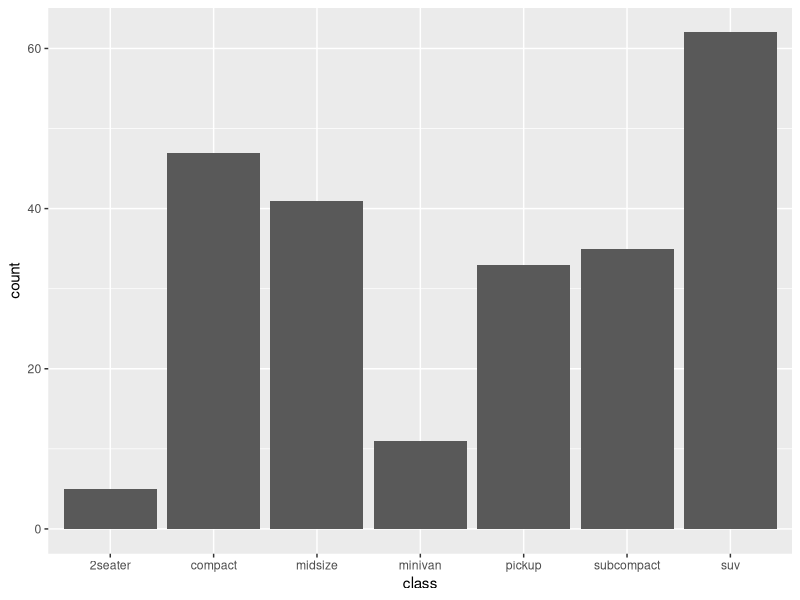
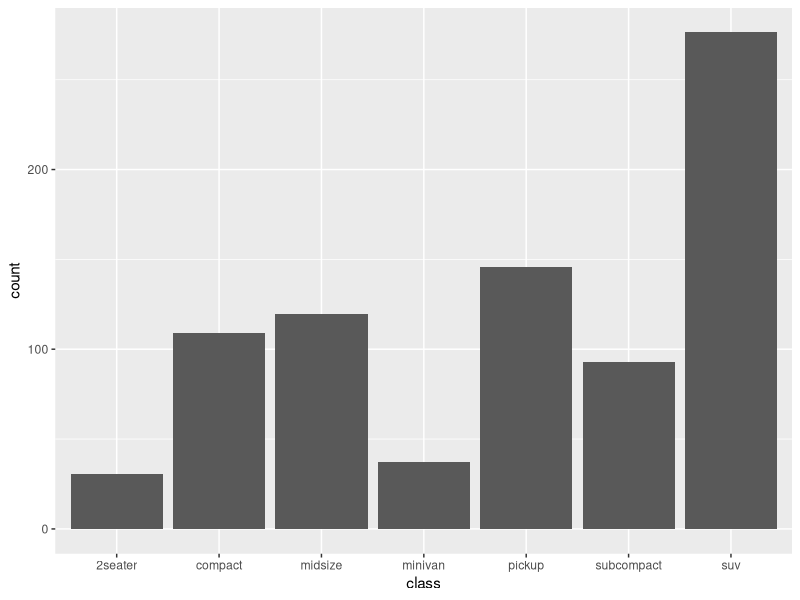
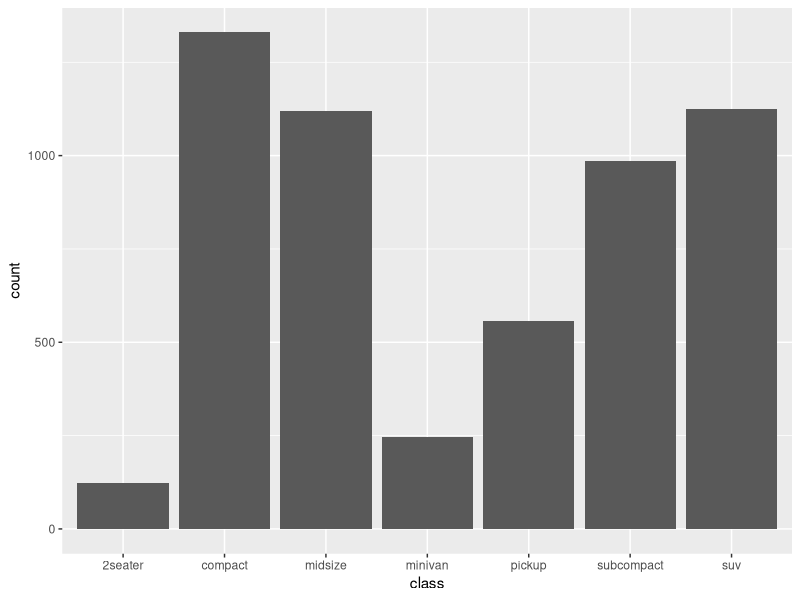
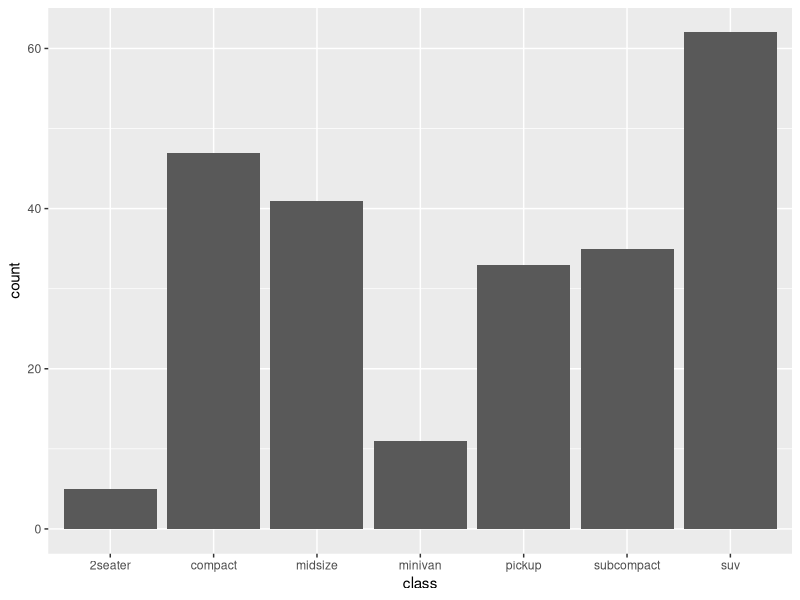
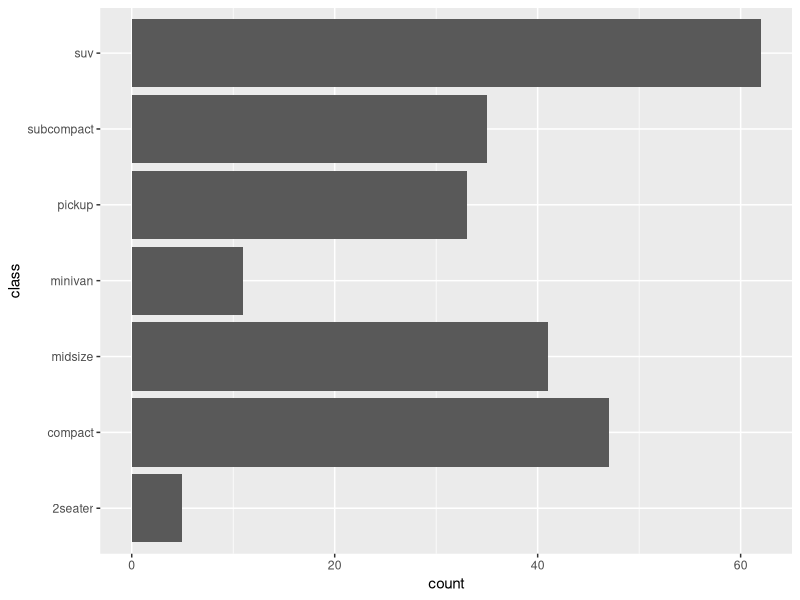
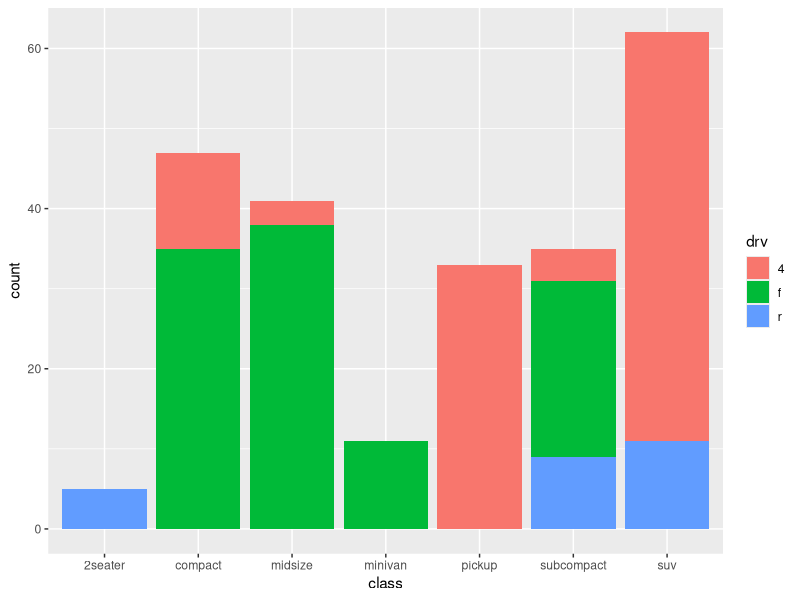
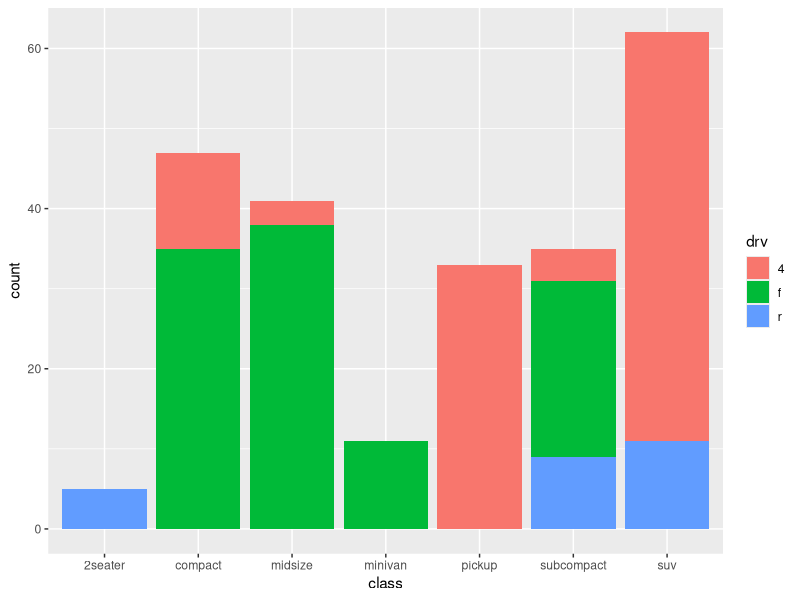
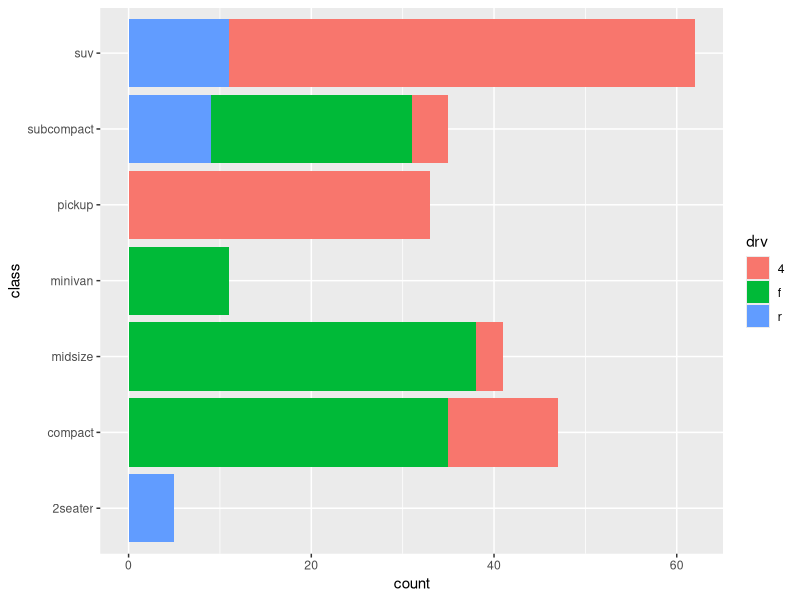

Source code (R) for these figures, in order:
#The purpose of the geom_bar.R file is to provide examples of
#bar geom visuals.

#Reference: https://ggplot2.tidyverse.org/reference/geom_bar.html

library(tidyverse)

geo <- ggplot(mpg, aes(class))
geo + geom_bar()

geo + geom_bar(aes(weight = displ))
geo + geom_bar(aes(weight = hwy))

ggplot(mpg) + geom_bar(aes(x = class))
ggplot(mpg) + geom_bar(aes(y = class))

geo + geom_bar(aes(fill = drv))

ggplot(mpg, aes(x = class)) +
    geom_bar(aes(fill = drv))
ggplot(mpg, aes(y = class)) +
    geom_bar(aes(fill = drv))

ggplot(mpg, aes(x = class)) +
    geom_bar(aes(fill = drv)) +
    theme(legend.position = "top")
